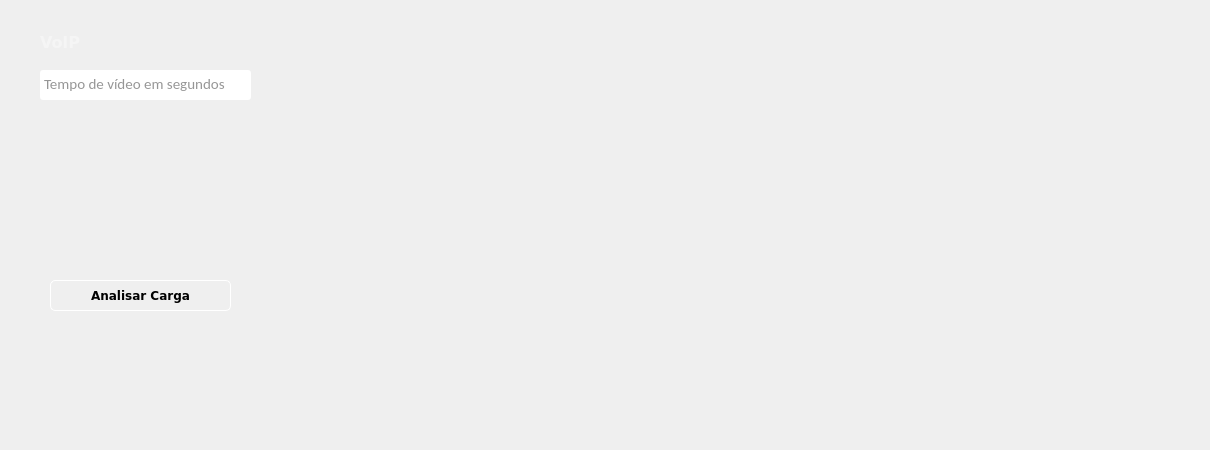
    <widget class="QWidget" name="tab_5">
     <property name="styleSheet">
      <string notr="true">QPushButton#pushButtonTotal:pressed {
	background-color: rgba(115, 115, 115,255);
}

QPushButton#pushButtonTotal {
	
	background-color: qlineargradient(spread:pad, x1:0.460227, y1:0, x2:0.483, y2:0.994318, stop:0.204545 rgba(115, 115, 115, 255), stop:0.755682 rgba(205, 205, 205, 255));
}

border: 0;</string>
     </property>
     <attribute name="title">
      <string>Total</string>
     </attribute>
     <widget class="QWidget" name="widget_5" native="true">
      <property name="geometry">
       <rect>
        <x>480</x>
        <y>30</y>
        <width>721</width>
        <height>411</height>
       </rect>
      </property>
      <widget class="QWidget" name="verticalLayoutWidget_10">
       <property name="geometry">
        <rect>
         <x>0</x>
         <y>0</y>
         <width>721</width>
         <height>411</height>
        </rect>
       </property>
       <layout class="QVBoxLayout" name="TotalPlotLayout"/>
      </widget>
     </widget>
     <widget class="QWidget" name="verticalLayoutWidget_14">
      <property name="geometry">
       <rect>
        <x>40</x>
        <y>20</y>
        <width>211</width>
        <height>80</height>
       </rect>
      </property>
      <layout class="QVBoxLayout" name="verticalLayout_5">
       <item>
        <widget class="QLabel" name="label_32">
         <property name="font">
          <font>
           <family>DejaVu Sans</family>
           <pointsize>12</pointsize>
           <weight>75</weight>
           <bold>true</bold>
          </font>
         </property>
         <property name="styleSheet">
          <string notr="true">color: rgb(245, 245, 245);</string>
         </property>
         <property name="text">
          <string>VoIP</string>
         </property>
        </widget>
       </item>
       <item>
        <widget class="QTextEdit" name="tempoVideo_2">
         <property name="enabled">
          <bool>true</bool>
         </property>
         <property name="maximumSize">
          <size>
           <width>16777215</width>
           <height>30</height>
          </size>
         </property>
         <property name="font">
          <font>
           <family>Calibri</family>
           <pointsize>11</pointsize>
          </font>
         </property>
         <property name="styleSheet">
          <string notr="true">background-color: rgb(255,255,255);
color: rgb(45,45,45);
border-radius: 3px;
</string>
         </property>
         <property name="inputMethodHints">
          <set>Qt::ImhDigitsOnly</set>
         </property>
         <property name="placeholderText">
          <string notr="true">Tempo de vídeo em segundos</string>
         </property>
        </widget>
       </item>
      </layout>
     </widget>
     <widget class="QPushButton" name="pushButtonTotal">
      <property name="geometry">
       <rect>
        <x>50</x>
        <y>280</y>
        <width>181</width>
        <height>31</height>
       </rect>
      </property>
      <property name="font">
       <font>
        <family>DejaVu Sans</family>
        <pointsize>9</pointsize>
        <weight>75</weight>
        <italic>false</italic>
        <bold>true</bold>
       </font>
      </property>
      <property name="styleSheet">
       <string notr="true">border-radius:5px;
border:1px solid rgb(255, 255, 255);</string>
      </property>
      <property name="text">
       <string>Analisar Carga</string>
      </property>
     </widget>
    </widget>
